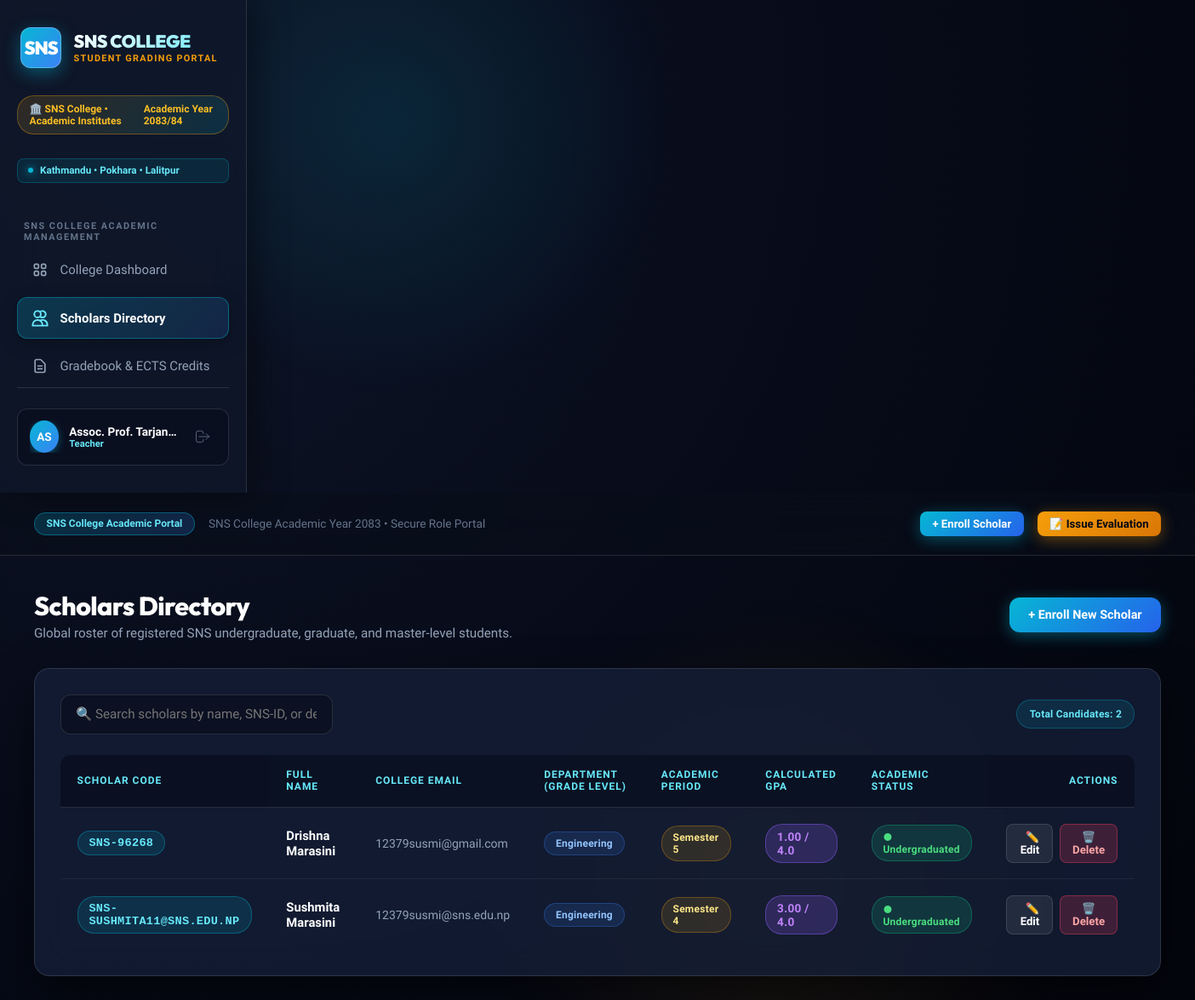
Page /students (signed in) on the committed database.
### models.py (models this page shows, shortened)
class User(db.Model):
    __tablename__ = 'users'
    id = db.Column(db.Integer, primary_key=True)
    username = db.Column(db.String(50), unique=True, nullable=False)
    email = db.Column(db.String(100), unique=True, nullable=False)
    full_name = db.Column(db.String(100), nullable=False)
    password_hash = db.Column(db.String(255), nullable=False)
    role = db.Column(db.String(20), default='Teacher')  # 'Admin', 'Teacher', 'Student'
    department = db.Column(db.String(80), default='General')
    created_at = db.Column(db.DateTime, default=datetime.utcnow)

class Student(db.Model):
    __tablename__ = 'students'
    id = db.Column(db.Integer, primary_key=True)
    student_code = db.Column(db.String(20), unique=True, nullable=False)
    first_name = db.Column(db.String(50), nullable=False)
    last_name = db.Column(db.String(50), nullable=False)
    email = db.Column(db.String(100), unique=True, nullable=False)
    grade_level = db.Column(db.String(50), nullable=False)
    department = db.Column(db.String(80), default='Engineering')
    faculty = db.Column(db.String(80), default='General')
    academic_period = db.Column(db.String(40), default='Semester 1')
    status = db.Column(db.String(20), default='Undergraduated')
    created_at = db.Column(db.DateTime, default=datetime.utcnow)
    grades = db.relationship('Grade', backref='student', lazy=True, cascade='all, delete-orphan')
    @property
    def full_name(self):
        return f"{self.first_name} {self.last_name}"
    @property
    def gpa(self):
        if not self.grades:
            return 0.0
        total_points = sum(g.gpa_points for g in self.grades)
        return round(total_points / len(self.grades), 2)

class Grade(db.Model):
    __tablename__ = 'grades'
    id = db.Column(db.Integer, primary_key=True)
    student_id = db.Column(db.Integer, db.ForeignKey('students.id'), nullable=False)
    subject_id = db.Column(db.Integer, db.ForeignKey('subjects.id'), nullable=False)
    score = db.Column(db.Float, nullable=False)
    letter_grade = db.Column(db.String(2))
    term = db.Column(db.String(20), default='Fall 2026')
    created_at = db.Column(db.DateTime, default=datetime.utcnow)
    @staticmethod
    def calculate_letter_grade(score):
        if score >= 97: return 'A+', 4.0
        elif score >= 93: return 'A', 4.0
        elif score >= 90: return 'A-', 3.7
        elif score >= 87: return 'B+', 3.3
        elif score >= 83: return 'B', 3.0
        elif score >= 80: return 'B-', 2.7
        elif score >= 77: return 'C+', 2.3
        elif score >= 73: return 'C', 2.0
        elif score >= 70: return 'C-', 1.7
        elif score >= 60: return 'D', 1.0
        else: return 'F', 0.0
    @property
    def gpa_points(self):
        _, points = self.calculate_letter_grade(self.score)
        return points

### app.py (the view, shortened to what this page needs)
@app.route('/students')
@login_required
def students():
    search_query = request.args.get('search', '').strip()
    if g.user.role == 'Student':
        student_list = Student.query.filter_by(email=g.user.email).all()
    else:
        student_list = Student.query.all()
    return render_template('students.html', students=student_list, search_query=search_query)

### app.py (called while the page is built)
@app.before_request
def load_logged_in_user():
    user_id = session.get('user_id')
    if user_id is None:
        g.user = None
    else:
        g.user = User.query.get(user_id)

@app.context_processor
def inject_user():
    return dict(current_user=getattr(g, 'user', None), can_manage_grade=user_can_manage_grade, csrf_token=generate_csrf)

def login_required(f):
    @wraps(f)
    def decorated_function(*args, **kwargs):
        if g.user is None:
            flash('Please log in to access this page.', 'warning')
            return redirect(url_for('login', next=request.url))
        return f(*args, **kwargs)
    return decorated_function

### templates/students.html (shortened to what this page needs)
{% extends 'base.html' %}
{% block content %}
<div class="page-header">
    <div>
        {% if current_user.role == 'Student' %}
            <h1 class="page-title">My Academic Record</h1>
            <p class="page-subtitle">Your SNS College student profile and grade transcript.</p>
        {% else %}
            <h1 class="page-title">Scholars Directory</h1>
            <p class="page-subtitle">Global roster of registered SNS undergraduate, graduate, and master-level students.</p>
        {% endif %}
    </div>
    <div>
        {% if current_user.role != 'Student' %}
            <a href="{{ url_for('add_student') }}" class="btn btn-primary">+ Enroll New Scholar</a>
        {% endif %}
    </div>
</div>
<div class="card">
    <div style="display: flex; justify-content: space-between; align-items: center; margin-bottom: 1.5rem; flex-wrap: wrap; gap: 1rem;">
        {% if current_user.role != 'Student' %}
            <div style="position: relative; min-width: 320px;">
                <input type="text" id="scholarSearch" class="form-control" placeholder="🔍 Search scholars by name, SNS-ID, or degree track..." onkeyup="filterScholars()">
            </div>
        {% endif %}
        <div style="display: flex; gap: 0.5rem;">
            <span class="badge" style="background: rgba(6, 182, 212, 0.12); color: var(--accent-cyan-light); padding: 0.55rem 0.9rem; border: 1px solid rgba(6, 182, 212, 0.3);">Total Candidates: {{ students|length }}</span>
        </div>
    </div>
    <div class="table-responsive">
        <table class="data-table" id="scholarsTable">
            <thead>
                <tr>
                    <th>Scholar Code</th>
                    <th>Full Name</th>
                    <th>College Email</th>
                    <th>Department (Grade Level)</th>
                    <th>Academic Period</th>
                    <th>Calculated GPA</th>
                    <th>Academic Status</th>
                    <th style="text-align: right;">Actions</th>
                </tr>
            </thead>
            <tbody>
                {% for student in students %}
                <tr>
                    <td>
                        <span class="badge" style="background: rgba(6, 182, 212, 0.15); color: var(--accent-cyan-light); font-family: monospace; font-size: 0.85rem; border: 1px solid rgba(6, 182, 212, 0.35);">
                            {{ student.student_code }}
                        </span>
                    </td>
                    <td style="font-weight: 700; color: #ffffff;">
                        {{ student.full_name }}
                    </td>
                    <td style="color: var(--text-muted); font-size: 0.875rem;">
                        {{ student.email }}
                    </td>
                    <td>
                        <span class="badge" style="background: rgba(59, 130, 246, 0.15); color: #93c5fd; border: 1px solid rgba(59, 130, 246, 0.3);">
                            {{ student.department or student.grade_level }}
                        </span>
                    </td>
                    <td>
                        <span class="badge" style="background: rgba(247, 171, 10, 0.12); color: #fde68a; border: 1px solid rgba(245, 158, 11, 0.3);">
                            {{ student.academic_period or 'N/A' }}
                        </span>
                    </td>
                    <td>
                        <span class="badge badge-grade" style="font-size: 0.85rem;">
                            {{ "%.2f"|format(student.gpa) }} / 4.0
                        </span>
                    </td>
                    <td>
                        {% if student.status == 'Graduated' %}
                            <span class="badge badge-honors">
                                🎓 Graduated
                            </span>
                        {% else %}
                            <span class="badge badge-active">
                                ● Undergraduated
                            </span>
                        {% endif %}
                    </td>
                    <td style="text-align: right;">
                        <div style="display: flex; justify-content: flex-end; gap: 0.5rem;">
                            <a href="{{ url_for('edit_student', id=student.id) }}" class="btn btn-secondary btn-sm" title="Edit Records">
                                ✏️ Edit
                            </a>
                            <form method="POST" action="{{ url_for('delete_student', id=student.id) }}" style="display: inline;" onsubmit="return confirm('Are you sure you want to withdraw this scholar from the directory?');">
                                <button type="submit" class="btn btn-danger btn-sm">
                                    🗑️ Delete
                                </button>
                            </form>
                        </div>
                    </td>
                </tr>
                {% else %}
                <tr>
                    <td colspan="8" style="text-align: center; color: var(--text-muted); padding: 2.5rem;">
                        No scholar records registered in the college directory.
                    </td>
                </tr>
                {% endfor %}
            </tbody>
        </table>
    </div>
</div>
{% endblock %}

### templates/base.html (shortened to what this page needs)
<DOCTYPE html>
<html lang="en">
<head>
</head>
<body>
    {% if g.user %}
    <aside class="sidebar">
        <a href="{{ url_for('dashboard') }}" class="university-brand">
            <div class="crest-icon">SNS</div>
            <div class="brand-text">
                <span class="brand-name">SNS COLLEGE</span>
                <span class="brand-sub">Student Grading Portal</span>
            </div>
        </a>
        <div class="world-rank-badge">
            <span>🏛️ SNS College • Academic Institutes</span>
            <span>Academic Year 2083/84</span>
        </div>
        <div class="campus-pill">
            <span class="pulse-dot"></span>
            <span>Kathmandu • Pokhara • Lalitpur</span>
        </div>
        <div class="nav-section-title">SNS College Academic Management</div>
        <ul class="nav-links">
            <li>
                <a href="{{ url_for('dashboard') }}" class="nav-link {% if request.endpoint == 'dashboard' %}active{% endif %}">
                    <span>College Dashboard</span>
                </a>
            </li>
            <li>
                <a href="{{ url_for('students') }}" class="nav-link {% if request.endpoint in ['students', 'add_student', 'edit_student'] %}active{% endif %}">
                    <svg fill="none" viewBox="0 0 24 24" stroke="currentColor">
                        <path stroke-linecap="round" stroke-linejoin="round" d="M12 4.354a4 4 0 110 5.292M15 21H3v-1a6 6 0 0112 0v1zm0 0h6v-1a6 6 0 00-9-5.197M13 7a4 4 0 11-8 0 4 4 0 018 0z" />
                    </svg>
                    <span>Scholars Directory</span>
                </a>
            </li>
            <li>
                <a href="{{ url_for('grades') }}" class="nav-link {% if request.endpoint == 'grades' %}active{% endif %}">
                    <svg fill="none" viewBox="0 0 24 24" stroke="currentColor">
                        <path stroke-linecap="round" stroke-linejoin="round" d="M9 12h6m-6 4h6m2 5H7a2 2 0 01-2-2V5a2 2 0 012-2h5.586a1 1 0 01.707.293l5.414 5.414a1 1 0 01.293.707V19a2 2 0 01-2 2z" />
                    </svg>
                    <span>Gradebook & ECTS Credits</span>
                </a>
            </li>
        </ul>
        <div class="sidebar-footer">
            <div class="user-profile-card">
                <div style="display: flex; align-items: center; gap: 0.75rem; overflow: hidden;">
                    <div class="user-avatar">
                        {{ g.user.full_name[:2].upper() }}
                    </div>
                    <div class="user-info">
                        <span class="user-name">{{ g.user.full_name }}</span>
                        <span class="user-role-badge">{{ g.user.role }}</span>
                    </div>
                </div>
                <a href="{{ url_for('logout') }}" class="btn-logout-icon" title="Sign Out">
                    <svg width="20" height="20" fill="none" viewBox="0 0 24 24" stroke="currentColor">
                        <path stroke-linecap="round" stroke-linejoin="round" d="M17 16l4-4m0 0l-4-4m4 4H7m6 4v1a3 3 0 01-3 3H6a3 3 0 01-3-3V7a3 3 0 013-3h4a3 3 0 013 3v1" />
                    </svg>
                </a>
            </div>
        </div>
    </aside>
    {% endif %}
    <div class="main-wrapper">
        {% if g.user %}
        <header class="topbar">
            <div class="topbar-title-section">
                <span class="portal-tag">SNS College Academic Portal</span>
                <span style="color: var(--text-dim); font-size: 0.85rem;">SNS College Academic Year 2083 • Secure Role Portal</span>
            </div>
            <div class="topbar-actions">
                {% if g.user.role != 'Student' %}
                    <a href="{{ url_for('add_student') }}" class="btn btn-primary btn-sm">+ Enroll Scholar</a>
                    <a href="{{ url_for('grades') }}" class="btn btn-gold btn-sm">📝 Issue Evaluation</a>
                {% endif %}
            </div>
        </header>
        {% endif %}
        <main class="content-body">
            {% block content %}{% endblock %}
        </main>
    </div>
</body>
</html>

### rows in the picture
User: user "AS", user.full_name "Assoc. Prof. Tarjan…", user.role "Teacher"
Student: student_code "SNS-96268", full_name "Drishna Marasini", email "12379susmi@gmail.com", department "Engineering", academic_period "Semester 5", status "● Undergraduated"
Grade: gpa "1.00"
Student: student_code "SNS-SUSHMITA11@SNS.EDU.NP", full_name "Sushmita Marasini", email "12379susmi@sns.edu.np", department "Engineering", academic_period "Semester 4", status "● Undergraduated"
Grade: gpa "3.00"

### other values in the picture
{{ students|length }} "2"
